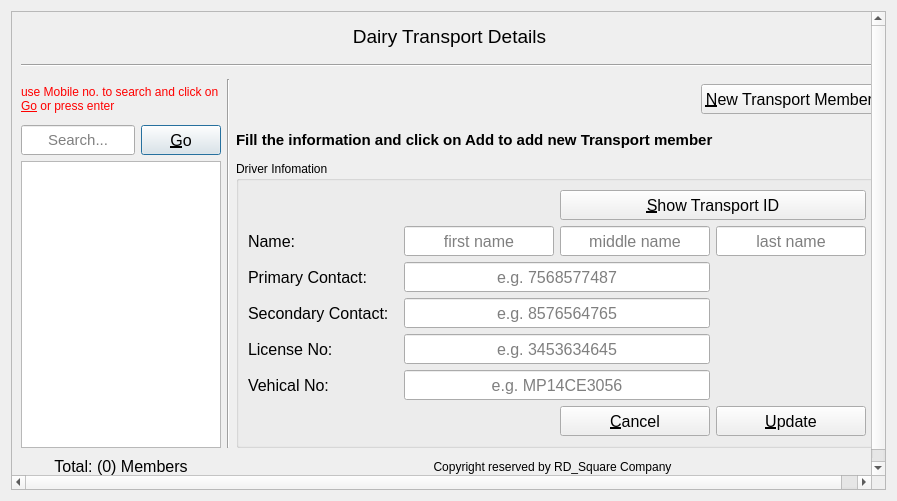
<?xml version="1.0" encoding="UTF-8"?>
<ui version="4.0">
 <class>TransportEdit</class>
 <widget class="QWidget" name="TransportEdit">
  <property name="geometry">
   <rect>
    <x>0</x>
    <y>0</y>
    <width>897</width>
    <height>501</height>
   </rect>
  </property>
  <property name="windowTitle">
   <string>Dairy Transportation Details</string>
  </property>
  <layout class="QGridLayout" name="gridLayout">
   <item row="0" column="0">
    <widget class="QScrollArea" name="scrollArea">
     <property name="widgetResizable">
      <bool>true</bool>
     </property>
     <widget class="QWidget" name="scrollAreaWidgetContents">
      <property name="geometry">
       <rect>
        <x>0</x>
        <y>0</y>
        <width>877</width>
        <height>481</height>
       </rect>
      </property>
      <layout class="QGridLayout" name="gridLayout_3">
       <item row="0" column="0" colspan="5">
        <widget class="QLabel" name="label">
         <property name="sizePolicy">
          <sizepolicy hsizetype="Preferred" vsizetype="Fixed">
           <horstretch>0</horstretch>
           <verstretch>0</verstretch>
          </sizepolicy>
         </property>
         <property name="minimumSize">
          <size>
           <width>0</width>
           <height>30</height>
          </size>
         </property>
         <property name="maximumSize">
          <size>
           <width>16777215</width>
           <height>30</height>
          </size>
         </property>
         <property name="font">
          <font>
           <pointsize>14</pointsize>
          </font>
         </property>
         <property name="text">
          <string>Dairy Transport Details</string>
         </property>
         <property name="alignment">
          <set>Qt::AlignCenter</set>
         </property>
        </widget>
       </item>
       <item row="1" column="0" colspan="5">
        <widget class="Line" name="line">
         <property name="sizePolicy">
          <sizepolicy hsizetype="Preferred" vsizetype="Fixed">
           <horstretch>0</horstretch>
           <verstretch>0</verstretch>
          </sizepolicy>
         </property>
         <property name="minimumSize">
          <size>
           <width>0</width>
           <height>16</height>
          </size>
         </property>
         <property name="maximumSize">
          <size>
           <width>16777215</width>
           <height>16</height>
          </size>
         </property>
         <property name="orientation">
          <enum>Qt::Horizontal</enum>
         </property>
        </widget>
       </item>
       <item row="2" column="0" colspan="2">
        <widget class="QLabel" name="label_2">
         <property name="sizePolicy">
          <sizepolicy hsizetype="Preferred" vsizetype="Fixed">
           <horstretch>0</horstretch>
           <verstretch>0</verstretch>
          </sizepolicy>
         </property>
         <property name="minimumSize">
          <size>
           <width>0</width>
           <height>40</height>
          </size>
         </property>
         <property name="maximumSize">
          <size>
           <width>16777215</width>
           <height>40</height>
          </size>
         </property>
         <property name="font">
          <font>
           <pointsize>9</pointsize>
          </font>
         </property>
         <property name="text">
          <string>&lt;html&gt;&lt;p&gt;&lt;font color=&quot;red&quot; &gt;use Mobile no. to search and click on &lt;u&gt;Go&lt;/u&gt; or press enter&lt;/font&gt;&lt;/p&gt;&lt;/html&gt;</string>
         </property>
         <property name="wordWrap">
          <bool>true</bool>
         </property>
        </widget>
       </item>
       <item row="2" column="2" rowspan="3">
        <widget class="Line" name="line_2">
         <property name="orientation">
          <enum>Qt::Vertical</enum>
         </property>
        </widget>
       </item>
       <item row="2" column="3">
        <spacer name="horizontalSpacer_3">
         <property name="orientation">
          <enum>Qt::Horizontal</enum>
         </property>
         <property name="sizeHint" stdset="0">
          <size>
           <width>330</width>
           <height>20</height>
          </size>
         </property>
        </spacer>
       </item>
       <item row="2" column="4">
        <widget class="QPushButton" name="newTransButton">
         <property name="sizePolicy">
          <sizepolicy hsizetype="Preferred" vsizetype="Fixed">
           <horstretch>0</horstretch>
           <verstretch>0</verstretch>
          </sizepolicy>
         </property>
         <property name="minimumSize">
          <size>
           <width>0</width>
           <height>30</height>
          </size>
         </property>
         <property name="maximumSize">
          <size>
           <width>16777215</width>
           <height>30</height>
          </size>
         </property>
         <property name="font">
          <font>
           <pointsize>12</pointsize>
          </font>
         </property>
         <property name="cursor">
          <cursorShape>PointingHandCursor</cursorShape>
         </property>
         <property name="toolTip">
          <string>press to add new transportation system</string>
         </property>
         <property name="text">
          <string>&amp;New Transport Member</string>
         </property>
        </widget>
       </item>
       <item row="3" column="0">
        <widget class="QLineEdit" name="searchEdit">
         <property name="sizePolicy">
          <sizepolicy hsizetype="Preferred" vsizetype="Fixed">
           <horstretch>0</horstretch>
           <verstretch>0</verstretch>
          </sizepolicy>
         </property>
         <property name="minimumSize">
          <size>
           <width>0</width>
           <height>30</height>
          </size>
         </property>
         <property name="maximumSize">
          <size>
           <width>16777215</width>
           <height>30</height>
          </size>
         </property>
         <property name="font">
          <font>
           <pointsize>11</pointsize>
          </font>
         </property>
         <property name="toolTip">
          <string>serach by mobile no of driver</string>
         </property>
         <property name="alignment">
          <set>Qt::AlignCenter</set>
         </property>
         <property name="placeholderText">
          <string>Search...</string>
         </property>
        </widget>
       </item>
       <item row="3" column="1">
        <widget class="QPushButton" name="goButton">
         <property name="sizePolicy">
          <sizepolicy hsizetype="Preferred" vsizetype="Fixed">
           <horstretch>0</horstretch>
           <verstretch>0</verstretch>
          </sizepolicy>
         </property>
         <property name="minimumSize">
          <size>
           <width>0</width>
           <height>30</height>
          </size>
         </property>
         <property name="maximumSize">
          <size>
           <width>16777215</width>
           <height>30</height>
          </size>
         </property>
         <property name="font">
          <font>
           <pointsize>12</pointsize>
          </font>
         </property>
         <property name="cursor">
          <cursorShape>PointingHandCursor</cursorShape>
         </property>
         <property name="toolTip">
          <string>press to search</string>
         </property>
         <property name="text">
          <string>&amp;Go</string>
         </property>
         <property name="autoDefault">
          <bool>true</bool>
         </property>
         <property name="default">
          <bool>true</bool>
         </property>
        </widget>
       </item>
       <item row="3" column="3" colspan="2">
        <widget class="QLabel" name="label_10">
         <property name="sizePolicy">
          <sizepolicy hsizetype="Preferred" vsizetype="Fixed">
           <horstretch>0</horstretch>
           <verstretch>0</verstretch>
          </sizepolicy>
         </property>
         <property name="minimumSize">
          <size>
           <width>0</width>
           <height>30</height>
          </size>
         </property>
         <property name="maximumSize">
          <size>
           <width>16777215</width>
           <height>30</height>
          </size>
         </property>
         <property name="font">
          <font>
           <pointsize>11</pointsize>
           <weight>75</weight>
           <bold>true</bold>
          </font>
         </property>
         <property name="text">
          <string>Fill the information and click on Add to add new Transport member</string>
         </property>
         <property name="wordWrap">
          <bool>true</bool>
         </property>
        </widget>
       </item>
       <item row="4" column="0" colspan="2">
        <widget class="QListWidget" name="listView">
         <property name="sizePolicy">
          <sizepolicy hsizetype="Fixed" vsizetype="Expanding">
           <horstretch>0</horstretch>
           <verstretch>0</verstretch>
          </sizepolicy>
         </property>
         <property name="minimumSize">
          <size>
           <width>200</width>
           <height>0</height>
          </size>
         </property>
         <property name="maximumSize">
          <size>
           <width>200</width>
           <height>16777215</height>
          </size>
         </property>
         <property name="cursor" stdset="0">
          <cursorShape>PointingHandCursor</cursorShape>
         </property>
         <property name="toolTip">
          <string>list of name of drivers</string>
         </property>
         <property name="verticalScrollMode">
          <enum>QAbstractItemView::ScrollPerPixel</enum>
         </property>
         <property name="horizontalScrollMode">
          <enum>QAbstractItemView::ScrollPerPixel</enum>
         </property>
        </widget>
       </item>
       <item row="5" column="0" colspan="2">
        <widget class="QLabel" name="countLabel">
         <property name="font">
          <font>
           <pointsize>12</pointsize>
          </font>
         </property>
         <property name="toolTip">
          <string>total transportation system</string>
         </property>
         <property name="text">
          <string>Total: (0) Members</string>
         </property>
         <property name="alignment">
          <set>Qt::AlignCenter</set>
         </property>
        </widget>
       </item>
       <item row="4" column="3" colspan="2">
        <widget class="QGroupBox" name="groupBox">
         <property name="title">
          <string>Driver Infomation</string>
         </property>
         <layout class="QGridLayout" name="gridLayout_2">
          <item row="0" column="2" colspan="2">
           <widget class="QToolButton" name="idButton">
            <property name="sizePolicy">
             <sizepolicy hsizetype="Preferred" vsizetype="Fixed">
              <horstretch>0</horstretch>
              <verstretch>0</verstretch>
             </sizepolicy>
            </property>
            <property name="minimumSize">
             <size>
              <width>100</width>
              <height>30</height>
             </size>
            </property>
            <property name="maximumSize">
             <size>
              <width>16777215</width>
              <height>30</height>
             </size>
            </property>
            <property name="font">
             <font>
              <pointsize>12</pointsize>
             </font>
            </property>
            <property name="cursor">
             <cursorShape>PointingHandCursor</cursorShape>
            </property>
            <property name="toolTip">
             <string>press to edit transportation details</string>
            </property>
            <property name="text">
             <string>&amp;Show Transport ID</string>
            </property>
           </widget>
          </item>
          <item row="1" column="0">
           <widget class="QLabel" name="label_3">
            <property name="sizePolicy">
             <sizepolicy hsizetype="Preferred" vsizetype="Fixed">
              <horstretch>0</horstretch>
              <verstretch>0</verstretch>
             </sizepolicy>
            </property>
            <property name="minimumSize">
             <size>
              <width>150</width>
              <height>30</height>
             </size>
            </property>
            <property name="maximumSize">
             <size>
              <width>16777215</width>
              <height>30</height>
             </size>
            </property>
            <property name="font">
             <font>
              <pointsize>12</pointsize>
             </font>
            </property>
            <property name="text">
             <string>Name:</string>
            </property>
           </widget>
          </item>
          <item row="1" column="1">
           <widget class="QLineEdit" name="firstNameEdit">
            <property name="sizePolicy">
             <sizepolicy hsizetype="Preferred" vsizetype="Fixed">
              <horstretch>0</horstretch>
              <verstretch>0</verstretch>
             </sizepolicy>
            </property>
            <property name="minimumSize">
             <size>
              <width>150</width>
              <height>30</height>
             </size>
            </property>
            <property name="maximumSize">
             <size>
              <width>16777215</width>
              <height>30</height>
             </size>
            </property>
            <property name="font">
             <font>
              <pointsize>12</pointsize>
             </font>
            </property>
            <property name="toolTip">
             <string>first name of driver</string>
            </property>
            <property name="alignment">
             <set>Qt::AlignCenter</set>
            </property>
            <property name="placeholderText">
             <string>first name</string>
            </property>
           </widget>
          </item>
          <item row="1" column="2">
           <widget class="QLineEdit" name="middleNameEdit">
            <property name="sizePolicy">
             <sizepolicy hsizetype="Preferred" vsizetype="Fixed">
              <horstretch>0</horstretch>
              <verstretch>0</verstretch>
             </sizepolicy>
            </property>
            <property name="minimumSize">
             <size>
              <width>150</width>
              <height>30</height>
             </size>
            </property>
            <property name="maximumSize">
             <size>
              <width>16777215</width>
              <height>30</height>
             </size>
            </property>
            <property name="font">
             <font>
              <pointsize>12</pointsize>
             </font>
            </property>
            <property name="toolTip">
             <string>middle name of driver</string>
            </property>
            <property name="alignment">
             <set>Qt::AlignCenter</set>
            </property>
            <property name="placeholderText">
             <string>middle name</string>
            </property>
           </widget>
          </item>
          <item row="1" column="3">
           <widget class="QLineEdit" name="lastNameEdit">
            <property name="sizePolicy">
             <sizepolicy hsizetype="Preferred" vsizetype="Fixed">
              <horstretch>0</horstretch>
              <verstretch>0</verstretch>
             </sizepolicy>
            </property>
            <property name="minimumSize">
             <size>
              <width>150</width>
              <height>30</height>
             </size>
            </property>
            <property name="maximumSize">
             <size>
              <width>16777215</width>
              <height>30</height>
             </size>
            </property>
            <property name="font">
             <font>
              <pointsize>12</pointsize>
             </font>
            </property>
            <property name="toolTip">
             <string>last name of driver</string>
            </property>
            <property name="alignment">
             <set>Qt::AlignCenter</set>
            </property>
            <property name="placeholderText">
             <string>last name</string>
            </property>
           </widget>
          </item>
          <item row="2" column="0">
           <widget class="QLabel" name="label_4">
            <property name="sizePolicy">
             <sizepolicy hsizetype="Preferred" vsizetype="Fixed">
              <horstretch>0</horstretch>
              <verstretch>0</verstretch>
             </sizepolicy>
            </property>
            <property name="minimumSize">
             <size>
              <width>150</width>
              <height>30</height>
             </size>
            </property>
            <property name="maximumSize">
             <size>
              <width>16777215</width>
              <height>30</height>
             </size>
            </property>
            <property name="font">
             <font>
              <pointsize>12</pointsize>
             </font>
            </property>
            <property name="text">
             <string>Primary Contact:</string>
            </property>
           </widget>
          </item>
          <item row="2" column="1" colspan="2">
           <widget class="QLineEdit" name="pContactEdit">
            <property name="sizePolicy">
             <sizepolicy hsizetype="Preferred" vsizetype="Fixed">
              <horstretch>0</horstretch>
              <verstretch>0</verstretch>
             </sizepolicy>
            </property>
            <property name="minimumSize">
             <size>
              <width>0</width>
              <height>30</height>
             </size>
            </property>
            <property name="maximumSize">
             <size>
              <width>16777215</width>
              <height>30</height>
             </size>
            </property>
            <property name="font">
             <font>
              <pointsize>12</pointsize>
             </font>
            </property>
            <property name="toolTip">
             <string>primary contact number of driver</string>
            </property>
            <property name="alignment">
             <set>Qt::AlignCenter</set>
            </property>
            <property name="placeholderText">
             <string>e.g. 7568577487</string>
            </property>
           </widget>
          </item>
          <item row="3" column="0">
           <widget class="QLabel" name="label_5">
            <property name="sizePolicy">
             <sizepolicy hsizetype="Preferred" vsizetype="Fixed">
              <horstretch>0</horstretch>
              <verstretch>0</verstretch>
             </sizepolicy>
            </property>
            <property name="minimumSize">
             <size>
              <width>150</width>
              <height>30</height>
             </size>
            </property>
            <property name="maximumSize">
             <size>
              <width>16777215</width>
              <height>30</height>
             </size>
            </property>
            <property name="font">
             <font>
              <pointsize>12</pointsize>
             </font>
            </property>
            <property name="text">
             <string>Secondary Contact:</string>
            </property>
           </widget>
          </item>
          <item row="3" column="1" colspan="2">
           <widget class="QLineEdit" name="sContactEdit">
            <property name="sizePolicy">
             <sizepolicy hsizetype="Preferred" vsizetype="Fixed">
              <horstretch>0</horstretch>
              <verstretch>0</verstretch>
             </sizepolicy>
            </property>
            <property name="minimumSize">
             <size>
              <width>0</width>
              <height>30</height>
             </size>
            </property>
            <property name="maximumSize">
             <size>
              <width>16777215</width>
              <height>30</height>
             </size>
            </property>
            <property name="font">
             <font>
              <pointsize>12</pointsize>
             </font>
            </property>
            <property name="toolTip">
             <string>secondary contact of driver</string>
            </property>
            <property name="alignment">
             <set>Qt::AlignCenter</set>
            </property>
            <property name="placeholderText">
             <string>e.g. 8576564765</string>
            </property>
           </widget>
          </item>
          <item row="4" column="0">
           <widget class="QLabel" name="label_6">
            <property name="sizePolicy">
             <sizepolicy hsizetype="Preferred" vsizetype="Fixed">
              <horstretch>0</horstretch>
              <verstretch>0</verstretch>
             </sizepolicy>
            </property>
            <property name="minimumSize">
             <size>
              <width>150</width>
              <height>30</height>
             </size>
            </property>
            <property name="maximumSize">
             <size>
              <width>16777215</width>
              <height>30</height>
             </size>
            </property>
            <property name="font">
             <font>
              <pointsize>12</pointsize>
             </font>
            </property>
            <property name="text">
             <string>License No:</string>
            </property>
           </widget>
          </item>
          <item row="4" column="1" colspan="2">
           <widget class="QLineEdit" name="licenseEdit">
            <property name="sizePolicy">
             <sizepolicy hsizetype="Preferred" vsizetype="Fixed">
              <horstretch>0</horstretch>
              <verstretch>0</verstretch>
             </sizepolicy>
            </property>
            <property name="minimumSize">
             <size>
              <width>0</width>
              <height>30</height>
             </size>
            </property>
            <property name="maximumSize">
             <size>
              <width>16777215</width>
              <height>30</height>
             </size>
            </property>
            <property name="font">
             <font>
              <pointsize>12</pointsize>
             </font>
            </property>
            <property name="toolTip">
             <string>license number of driver</string>
            </property>
            <property name="alignment">
             <set>Qt::AlignCenter</set>
            </property>
            <property name="placeholderText">
             <string>e.g. 3453634645</string>
            </property>
           </widget>
          </item>
          <item row="5" column="0">
           <widget class="QLabel" name="label_7">
            <property name="sizePolicy">
             <sizepolicy hsizetype="Preferred" vsizetype="Fixed">
              <horstretch>0</horstretch>
              <verstretch>0</verstretch>
             </sizepolicy>
            </property>
            <property name="minimumSize">
             <size>
              <width>150</width>
              <height>30</height>
             </size>
            </property>
            <property name="maximumSize">
             <size>
              <width>16777215</width>
              <height>30</height>
             </size>
            </property>
            <property name="font">
             <font>
              <pointsize>12</pointsize>
             </font>
            </property>
            <property name="text">
             <string>Vehical No:</string>
            </property>
           </widget>
          </item>
          <item row="5" column="1" colspan="2">
           <widget class="QLineEdit" name="vehicalEdit">
            <property name="sizePolicy">
             <sizepolicy hsizetype="Preferred" vsizetype="Fixed">
              <horstretch>0</horstretch>
              <verstretch>0</verstretch>
             </sizepolicy>
            </property>
            <property name="minimumSize">
             <size>
              <width>0</width>
              <height>30</height>
             </size>
            </property>
            <property name="maximumSize">
             <size>
              <width>16777215</width>
              <height>30</height>
             </size>
            </property>
            <property name="font">
             <font>
              <pointsize>12</pointsize>
             </font>
            </property>
            <property name="toolTip">
             <string>vehical number</string>
            </property>
            <property name="alignment">
             <set>Qt::AlignCenter</set>
            </property>
            <property name="placeholderText">
             <string>e.g. MP14CE3056</string>
            </property>
           </widget>
          </item>
          <item row="6" column="0" colspan="2">
           <spacer name="horizontalSpacer_2">
            <property name="orientation">
             <enum>Qt::Horizontal</enum>
            </property>
            <property name="sizeHint" stdset="0">
             <size>
              <width>384</width>
              <height>20</height>
             </size>
            </property>
           </spacer>
          </item>
          <item row="6" column="2">
           <widget class="QPushButton" name="cancelButton">
            <property name="sizePolicy">
             <sizepolicy hsizetype="Preferred" vsizetype="Fixed">
              <horstretch>0</horstretch>
              <verstretch>0</verstretch>
             </sizepolicy>
            </property>
            <property name="minimumSize">
             <size>
              <width>0</width>
              <height>30</height>
             </size>
            </property>
            <property name="maximumSize">
             <size>
              <width>16777215</width>
              <height>30</height>
             </size>
            </property>
            <property name="font">
             <font>
              <pointsize>12</pointsize>
             </font>
            </property>
            <property name="cursor">
             <cursorShape>PointingHandCursor</cursorShape>
            </property>
            <property name="toolTip">
             <string>press to update transportation details</string>
            </property>
            <property name="text">
             <string>&amp;Cancel</string>
            </property>
           </widget>
          </item>
          <item row="6" column="3">
           <widget class="QPushButton" name="updateButton">
            <property name="sizePolicy">
             <sizepolicy hsizetype="Preferred" vsizetype="Fixed">
              <horstretch>0</horstretch>
              <verstretch>0</verstretch>
             </sizepolicy>
            </property>
            <property name="minimumSize">
             <size>
              <width>0</width>
              <height>30</height>
             </size>
            </property>
            <property name="maximumSize">
             <size>
              <width>16777215</width>
              <height>30</height>
             </size>
            </property>
            <property name="font">
             <font>
              <pointsize>12</pointsize>
             </font>
            </property>
            <property name="cursor">
             <cursorShape>PointingHandCursor</cursorShape>
            </property>
            <property name="toolTip">
             <string>press to update transportation details</string>
            </property>
            <property name="text">
             <string>&amp;Update</string>
            </property>
           </widget>
          </item>
         </layout>
        </widget>
       </item>
       <item row="5" column="2" colspan="3">
        <widget class="QLabel" name="label_8">
         <property name="sizePolicy">
          <sizepolicy hsizetype="Preferred" vsizetype="Fixed">
           <horstretch>0</horstretch>
           <verstretch>0</verstretch>
          </sizepolicy>
         </property>
         <property name="minimumSize">
          <size>
           <width>0</width>
           <height>25</height>
          </size>
         </property>
         <property name="maximumSize">
          <size>
           <width>16777215</width>
           <height>25</height>
          </size>
         </property>
         <property name="font">
          <font>
           <pointsize>9</pointsize>
          </font>
         </property>
         <property name="text">
          <string>Copyright reserved by RD_Square Company</string>
         </property>
         <property name="alignment">
          <set>Qt::AlignCenter</set>
         </property>
        </widget>
       </item>
      </layout>
     </widget>
    </widget>
   </item>
  </layout>
 </widget>
 <resources/>
 <connections/>
</ui>
